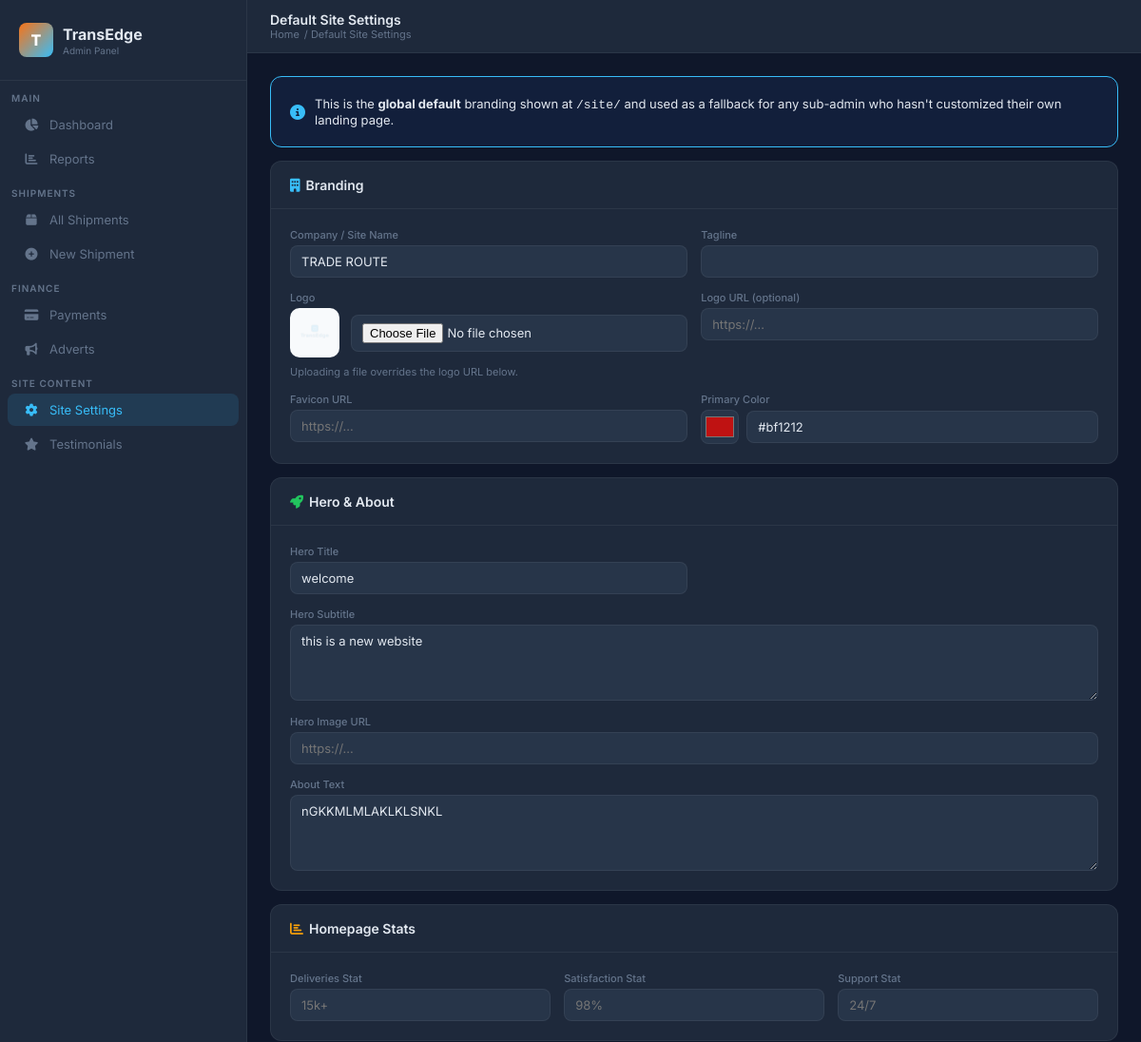
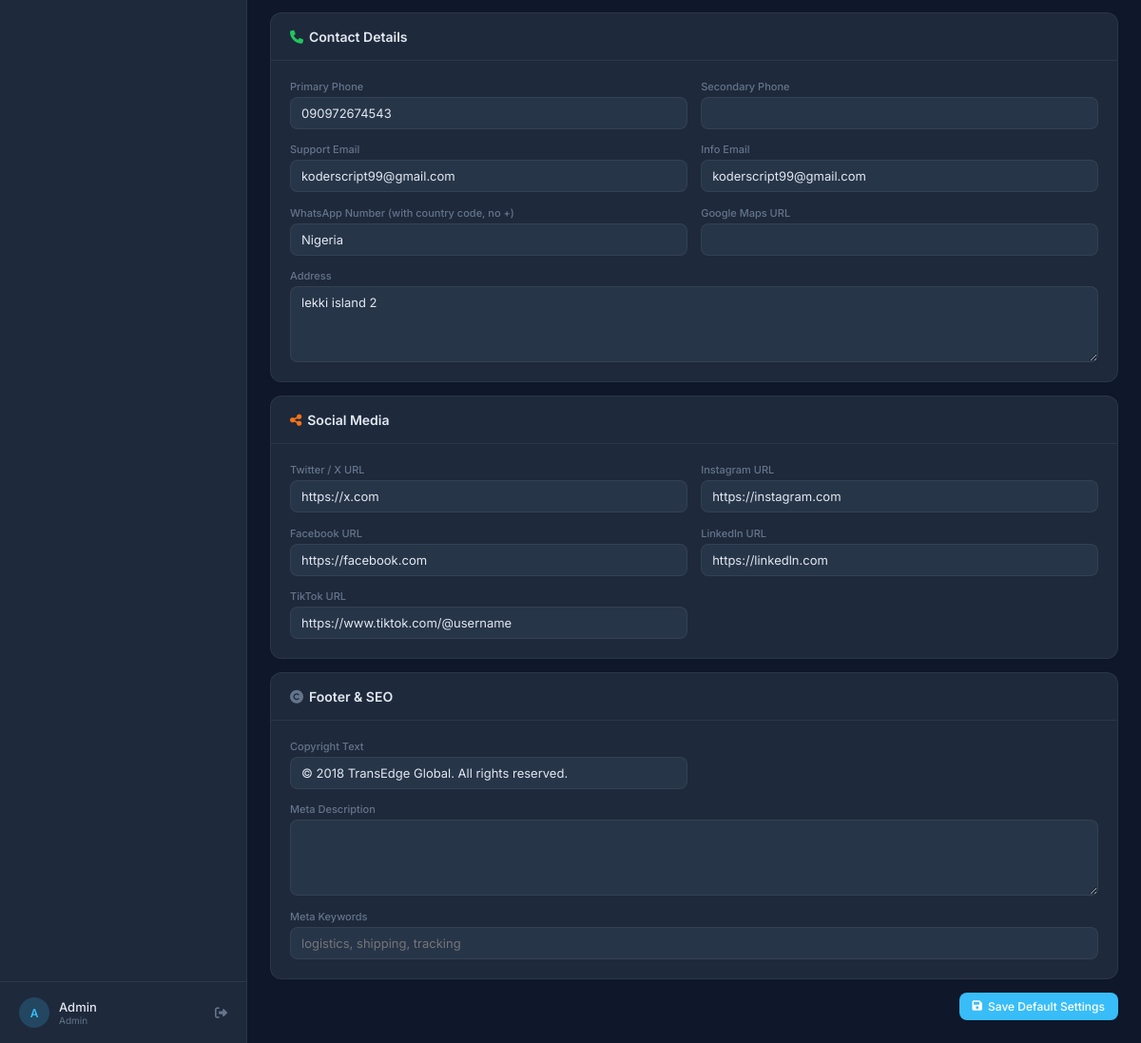
Screenshot of /shipping/admin/default-site-settings/ (signed in) with the database file from the repository (2 pictures, top to bottom).
### Business/models.py (models this page shows, shortened)
class User(AbstractBaseUser, PermissionsMixin):
    class Role(models.TextChoices):
        ADMIN     = "admin",     "Admin"
        STAFF     = "staff",     "Staff"
        SUB_ADMIN = "sub_admin", "Sub Admin"
    id          = models.UUIDField(primary_key=True, default=uuid.uuid4, editable=False)
    email       = models.EmailField(unique=True)
    full_name   = models.CharField(max_length=255)
    phone       = models.CharField(max_length=20, blank=True)
    role        = models.CharField(max_length=10, choices=Role.choices, default=Role.STAFF)
    is_active   = models.BooleanField(default=True)
    is_staff    = models.BooleanField(default=False)
    date_joined = models.DateTimeField(default=timezone.now)
    groups = models.ManyToManyField(
        'auth.Group',
        related_name='business_user_set',
        blank=True,
    )
    user_permissions = models.ManyToManyField(
        'auth.Permission',
        related_name='business_user_set',
        blank=True,
    )
    objects = UserManager()
    USERNAME_FIELD  = "email"
    REQUIRED_FIELDS = ["full_name"]

class SubAdminSiteSettings(models.Model):
    sub_admin = models.OneToOneField(
        "SubAdminProfile",          # ← the existing model in your file
        on_delete=models.CASCADE,
        null=True,
        blank=True,
        related_name="site_settings",
        help_text="Null = global default (set by super-admin).",
    )
    site_name        = models.CharField(max_length=100, blank=True, default="")
    site_tagline     = models.CharField(max_length=255, blank=True, default="")
    logo             = models.ImageField(
        upload_to="site_logos/",
        null=True, blank=True,
        help_text="Upload a logo image.",
    )
    logo_url         = models.URLField(
        blank=True,
        help_text="Use a URL if you don't want to upload a file.",
    )
    favicon_url      = models.URLField(blank=True)
    primary_color    = models.CharField(
        max_length=20, blank=True,
        help_text="Hex color e.g. #38bdf8",
    )
    hero_title       = models.CharField(max_length=255, blank=True, default="")
    hero_subtitle    = models.TextField(blank=True, default="")
    hero_image_url   = models.URLField(blank=True)
    about_text       = models.TextField(
        blank=True,
        help_text="About section shown on the public landing page.",
    )
    stat_deliveries   = models.CharField(max_length=20, blank=True, default="")
    stat_satisfaction = models.CharField(max_length=20, blank=True, default="")
    stat_support      = models.CharField(max_length=20, blank=True, default="")
    phone_primary    = models.CharField(max_length=30, blank=True, default="")
    phone_secondary  = models.CharField(max_length=30, blank=True, default="")
    email_support    = models.EmailField(blank=True, default="")
    email_info       = models.EmailField(blank=True, default="")
    address          = models.TextField(blank=True, default="")
    google_maps_url  = models.URLField(blank=True)
    whatsapp_number  = models.CharField(
        max_length=20, blank=True,
        help_text="Include country code, no + e.g. 2348012345678",
    )
    twitter_url      = models.URLField(blank=True)
    instagram_url    = models.URLField(blank=True)
    facebook_url     = models.URLField(blank=True)
    linkedin_url     = models.URLField(blank=True)
    tiktok_url       = models.URLField(blank=True)
    copyright_text   = models.CharField(max_length=255, blank=True, default="")
    meta_description = models.TextField(blank=True)
    meta_keywords    = models.CharField(max_length=500, blank=True)
    updated_at       = models.DateTimeField(auto_now=True)
    class Meta:
        verbose_name = "Sub-Admin Site Settings"
    def get_logo(self):
        if self.logo:
            return self.logo.url
        return self.logo_url or ""
    @classmethod
    def get_default(cls):
        obj, _ = cls.objects.get_or_create(sub_admin=None)
        return obj

### Business/sub_admin_views.py (the view)
    def wrapper(request, *args, **kwargs):
        if not request.user.is_authenticated:
            return redirect("admin-login")
        if request.user.role != User.Role.ADMIN:
            messages.error(request, "Super admin access required.")
            return redirect("admin-dashboard")
        return view_func(request, *args, **kwargs)

### Business/templates/admin/default_site_settings.html (shortened to what this page needs)
{% extends "admin/base_admin.html" %}
{% block page_title %}Default Site Settings{% endblock %}
{% block breadcrumb %}<a href="{% url 'admin-dashboard' %}">Home</a> / Default Site Settings{% endblock %}
{% block content %}
<div class="card" style="margin-bottom:14px;background:var(--accent-dim,rgba(59,130,246,.08));border:1px solid var(--accent,#3b82f6);">
  <div class="card-body" style="display:flex;align-items:center;gap:10px;">
    <i class="fas fa-circle-info" style="color:var(--accent,#3b82f6);"></i>
    <span style="font-size:13px;">
      This is the <strong>global default</strong> branding shown at <code>/site/</code> and used as a fallback
      for any sub-admin who hasn't customized their own landing page.
    </span>
  </div>
</div>
<form method="post" enctype="multipart/form-data">
  <div class="card" style="margin-bottom:14px;">
    <div class="card-header"><h3><i class="fas fa-building" style="color:var(--accent);margin-right:6px;"></i>Branding</h3></div>
    <div class="card-body">
      <div class="form-grid">
        <div class="form-group">
          <label>Company / Site Name</label>
          <input type="text" name="site_name" value="{{ settings.site_name }}"/>
        </div>
        <div class="form-group">
          <label>Tagline</label>
          <input type="text" name="site_tagline" value="{{ settings.site_tagline }}"/>
        </div>
        <div class="form-group">
          <label>Logo</label>
          <div style="display:flex;align-items:center;gap:12px;">
            <div style="width:52px;height:52px;border-radius:10px;background:var(--surface2,#f8fafc);border:1px dashed var(--border,#e2e8f0);display:flex;align-items:center;justify-content:center;overflow:hidden;flex-shrink:0;">
              {% if settings.get_logo %}
                <img src="{{ settings.get_logo }}" alt="logo" style="width:100%;height:100%;object-fit:cover;">
              {% else %}
                <i class="fas fa-image" style="color:var(--muted);"></i>
              {% endif %}
            </div>
            <input type="file" name="logo" accept="image/*">
          </div>
          <div style="font-size:11px;color:var(--muted);margin-top:4px;">Uploading a file overrides the logo URL below.</div>
        </div>
        <div class="form-group">
          <label>Logo URL (optional)</label>
          <input type="url" name="logo_url" value="{{ settings.logo_url }}" placeholder="https://..."/>
        </div>
        <div class="form-group">
          <label>Favicon URL</label>
          <input type="url" name="favicon_url" value="{{ settings.favicon_url }}" placeholder="https://..."/>
        </div>
        <div class="form-group">
          <label>Primary Color</label>
          <div style="display:flex;align-items:center;gap:8px;">
            <input type="color" name="primary_color_picker" value="{{ settings.primary_color|default:'#3b82f6' }}"
                   style="width:40px;height:36px;border:1px solid var(--border,#e2e8f0);border-radius:8px;padding:2px;cursor:pointer;"
                   oninput="document.getElementsByName('primary_color')[0].value=this.value">
            <input type="text" name="primary_color" value="{{ settings.primary_color }}" placeholder="#3b82f6" style="flex:1;">
          </div>
        </div>
      </div>
    </div>
  </div>
  <div class="card" style="margin-bottom:14px;">
    <div class="card-header"><h3><i class="fas fa-rocket" style="color:var(--green);margin-right:6px;"></i>Hero &amp; About</h3></div>
    <div class="card-body">
      <div class="form-grid">
        <div class="form-group">
          <label>Hero Title</label>
          <input type="text" name="hero_title" value="{{ settings.hero_title }}"/>
        </div>
        <div class="form-group span-2">
          <label>Hero Subtitle</label>
          <textarea name="hero_subtitle">{{ settings.hero_subtitle }}</textarea>
        </div>
        <div class="form-group span-2">
          <label>Hero Image URL</label>
          <input type="url" name="hero_image_url" value="{{ settings.hero_image_url }}" placeholder="https://..."/>
        </div>
        <div class="form-group span-2">
          <label>About Text</label>
          <textarea name="about_text">{{ settings.about_text }}</textarea>
        </div>
      </div>
    </div>
  </div>
  <div class="card" style="margin-bottom:14px;">
    <div class="card-header"><h3><i class="fas fa-chart-bar" style="color:var(--yellow);margin-right:6px;"></i>Homepage Stats</h3></div>
    <div class="card-body">
      <div class="form-grid cols-3">
        <div class="form-group">
          <label>Deliveries Stat</label>
          <input type="text" name="stat_deliveries" value="{{ settings.stat_deliveries }}" placeholder="15k+"/>
        </div>
        <div class="form-group">
          <label>Satisfaction Stat</label>
          <input type="text" name="stat_satisfaction" value="{{ settings.stat_satisfaction }}" placeholder="98%"/>
        </div>
        <div class="form-group">
          <label>Support Stat</label>
          <input type="text" name="stat_support" value="{{ settings.stat_support }}" placeholder="24/7"/>
        </div>
      </div>
    </div>
  </div>
  <div class="card" style="margin-bottom:14px;">
    <div class="card-header"><h3><i class="fas fa-phone" style="color:var(--green);margin-right:6px;"></i>Contact Details</h3></div>
    <div class="card-body">
      <div class="form-grid">
        <div class="form-group">
          <label>Primary Phone</label>
          <input type="text" name="phone_primary" value="{{ settings.phone_primary }}"/>
        </div>
        <div class="form-group">
          <label>Secondary Phone</label>
          <input type="text" name="phone_secondary" value="{{ settings.phone_secondary }}"/>
        </div>
        <div class="form-group">
          <label>Support Email</label>
          <input type="email" name="email_support" value="{{ settings.email_support }}"/>
        </div>
        <div class="form-group">
          <label>Info Email</label>
          <input type="email" name="email_info" value="{{ settings.email_info }}"/>
        </div>
        <div class="form-group">
          <label>WhatsApp Number (with country code, no +)</label>
          <input type="text" name="whatsapp_number" value="{{ settings.whatsapp_number }}" placeholder="2348012345678"/>
        </div>
        <div class="form-group">
          <label>Google Maps URL</label>
          <input type="url" name="google_maps_url" value="{{ settings.google_maps_url }}"/>
        </div>
        <div class="form-group span-2">
          <label>Address</label>
          <textarea name="address">{{ settings.address }}</textarea>
        </div>
      </div>
    </div>
  </div>
  <div class="card" style="margin-bottom:14px;">
    <div class="card-header"><h3><i class="fas fa-share-alt" style="color:var(--orange);margin-right:6px;"></i>Social Media</h3></div>
    <div class="card-body">
      <div class="form-grid">
        <div class="form-group">
          <label>Twitter / X URL</label>
          <input type="url" name="twitter_url" value="{{ settings.twitter_url }}"/>
        </div>
        <div class="form-group">
          <label>Instagram URL</label>
          <input type="url" name="instagram_url" value="{{ settings.instagram_url }}"/>
        </div>
        <div class="form-group">
          <label>Facebook URL</label>
          <input type="url" name="facebook_url" value="{{ settings.facebook_url }}"/>
        </div>
        <div class="form-group">
          <label>LinkedIn URL</label>
          <input type="url" name="linkedin_url" value="{{ settings.linkedin_url }}"/>
        </div>
        <div class="form-group">
          <label>TikTok URL</label>
          <input type="url" name="tiktok_url" value="{{ settings.tiktok_url }}"/>
        </div>
      </div>
    </div>
  </div>
  <div class="card" style="margin-bottom:14px;">
    <div class="card-header"><h3><i class="fas fa-copyright" style="color:var(--muted);margin-right:6px;"></i>Footer &amp; SEO</h3></div>
    <div class="card-body">
      <div class="form-grid">
        <div class="form-group">
          <label>Copyright Text</label>
          <input type="text" name="copyright_text" value="{{ settings.copyright_text }}"/>
        </div>
        <div class="form-group span-2">
          <label>Meta Description</label>
          <textarea name="meta_description">{{ settings.meta_description }}</textarea>
        </div>
        <div class="form-group span-2">
          <label>Meta Keywords</label>
          <input type="text" name="meta_keywords" value="{{ settings.meta_keywords }}" placeholder="logistics, shipping, tracking"/>
        </div>
      </div>
    </div>
  </div>
  <div style="display:flex;gap:10px;justify-content:flex-end;">
    <button type="submit" class="btn btn-primary">
      <i class="fas fa-save"></i> Save Default Settings
    </button>
  </div>
</form>
{% endblock %}

### Business/templates/admin/base_admin.html (shortened to what this page needs)
<!DOCTYPE html>
<html lang="en">
<head>
  <link rel="stylesheet" href="https://cdnjs.cloudflare.com/ajax/libs/font-awesome/6.5.0/css/all.min.css"/>
</head>
<body>
<aside class="sidebar" id="sidebar">
  <div class="sidebar-brand">
    <div class="brand-icon">T</div>
    <div>
      <div class="brand-name">TransEdge</div>
      <div class="brand-sub">Admin Panel</div>
    </div>
  </div>
  <div class="nav-group">Main</div>
  <a href="{% url 'admin-dashboard' %}" class="nav-item {% if request.resolver_match.url_name == 'admin-dashboard' %}active{% endif %}">
    <i class="fas fa-chart-pie"></i> Dashboard
  </a>
  <a href="{% url 'reports' %}" class="nav-item {% if request.resolver_match.url_name == 'reports' %}active{% endif %}">
    <i class="fas fa-chart-bar"></i> Reports
  </a>
  <div class="nav-group">Shipments</div>
  <a href="{% url 'shipment-list' %}" class="nav-item {% if 'shipment' in request.resolver_match.url_name %}active{% endif %}">
    <i class="fas fa-box"></i> All Shipments
  </a>
  <a href="{% url 'shipment-create' %}" class="nav-item">
    <i class="fas fa-plus-circle"></i> New Shipment
  </a>
  <div class="nav-group">Finance</div>
  <a href="{% url 'payment-list' %}" class="nav-item {% if 'payment' in request.resolver_match.url_name %}active{% endif %}">
    <i class="fas fa-credit-card"></i> Payments
  </a>
  <a href="{% url 'admin-advert-list' %}" class="nav-item {% if 'advert' in request.resolver_match.url_name %}active{% endif %}">
  <i class="fas fa-bullhorn"></i> Adverts
</a>
  <div class="nav-group">Site Content</div>
  <a href="{% url 'admin-site-settings' %}" class="nav-item {% if 'site-settings' in request.resolver_match.url_name %}active{% endif %}">
    <i class="fas fa-cog"></i> Site Settings
  </a>
  <a href="{% url 'admin-testimonials' %}" class="nav-item {% if 'testimonial' in request.resolver_match.url_name %}active{% endif %}">
    <i class="fas fa-star"></i> Testimonials
  </a>
  <div class="sidebar-footer">
    <div class="avatar">{{ request.user.full_name|slice:":1"|upper }}</div>
    <div>
      <div class="user-name">{{ request.user.full_name|truncatechars:16 }}</div>
      <div class="user-role">{{ request.user.get_role_display }}</div>
    </div>
    <a href="{% url 'admin-logout' %}" class="logout-link" title="Logout"><i class="fas fa-sign-out-alt"></i></a>
  </div>
</aside>
<div class="main">
  <header class="topbar">
    <div>
      <div class="topbar-title">{% block page_title %}Dashboard{% endblock %}</div>
      <div class="topbar-breadcrumb">{% block breadcrumb %}{% endblock %}</div>
    </div>
  </header>
  <main class="content">
    {% block content %}{% endblock %}
  </main>
</div>
</body>
</html>

### rows the page displays
User: user.full_name "A", user.full_name "Admin", user.role "Admin"
SubAdminSiteSettings: site_name "TRADE ROUTE", get_logo (picture), primary_color_picker "#bf1212", primary_color "#bf1212", hero_title "welcome", hero_subtitle "this is a new website", about_text "nGKKMLMLAKLKLSNKL", phone_primary "090972674543", email_support "koderscript99@gmail.com", email_info "koderscript99@gmail.com", whatsapp_number "Nigeria", address "lekki island 2", twitter_url "https://x.com", instagram_url "https://instagram.com", facebook_url "https://facebook.com", linkedin_url "https://linkedln.com", tiktok_url "https://www.tiktok.com/@username", copyright_text "© 2018 TransEdge Global. All rights reserved."
